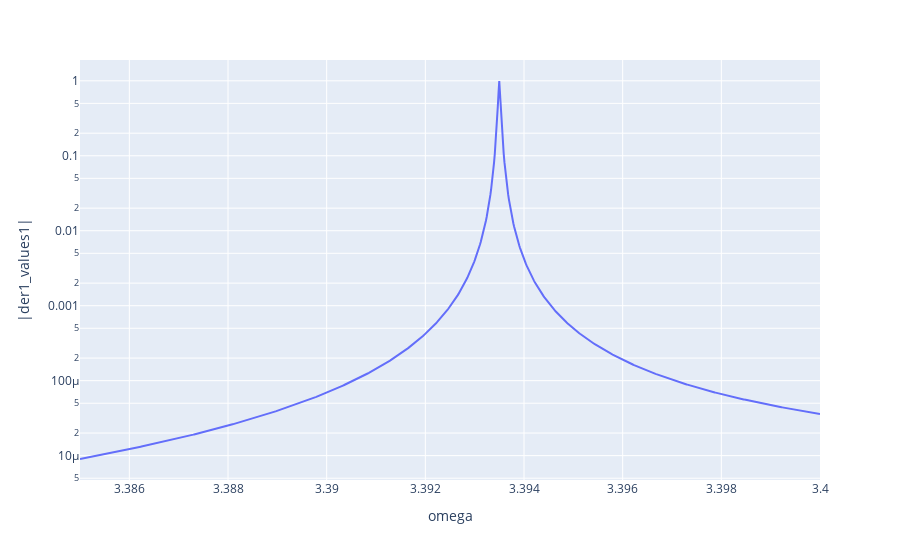

Notebook source saved alongside this figure:
### Code cell
fig = px.line(
    x=omega_vals,
    y=a10s,
    labels={'x': 'omega', 'y': '|der1_values1|'},
    log_y=True
)
fig.show()

### Figure 1 — Plotly figure (JSON) as saved in the notebook; plotly's stock layout.template omitted (floating-point values rounded to 4 significant figures; data arrays with more than 128 entries replaced by an {"elided": "..."} marker saying what was removed)
{"data": [{"hovertemplate": "omega=%{x}<br>|der1_values1|=%{y}<extra></extra>", "legendgroup": "", "line": {"color": "#636efa", "dash": "solid"}, "marker": {"symbol": "circle"}, "mode": "lines", "name": "", "orientation": "v", "showlegend": false, "type": "scatter", "x": {"elided": "1000 float values"}, "xaxis": "x", "y": {"elided": "1000 float values"}, "yaxis": "y"}], "layout": {"legend": {"tracegroupgap": 0}, "margin": {"t": 60}, "xaxis": {"anchor": "y", "domain": [0, 1], "title": {"text": "omega"}}, "yaxis": {"anchor": "x", "domain": [0, 1], "title": {"text": "|der1_values1|"}, "type": "log"}}}
